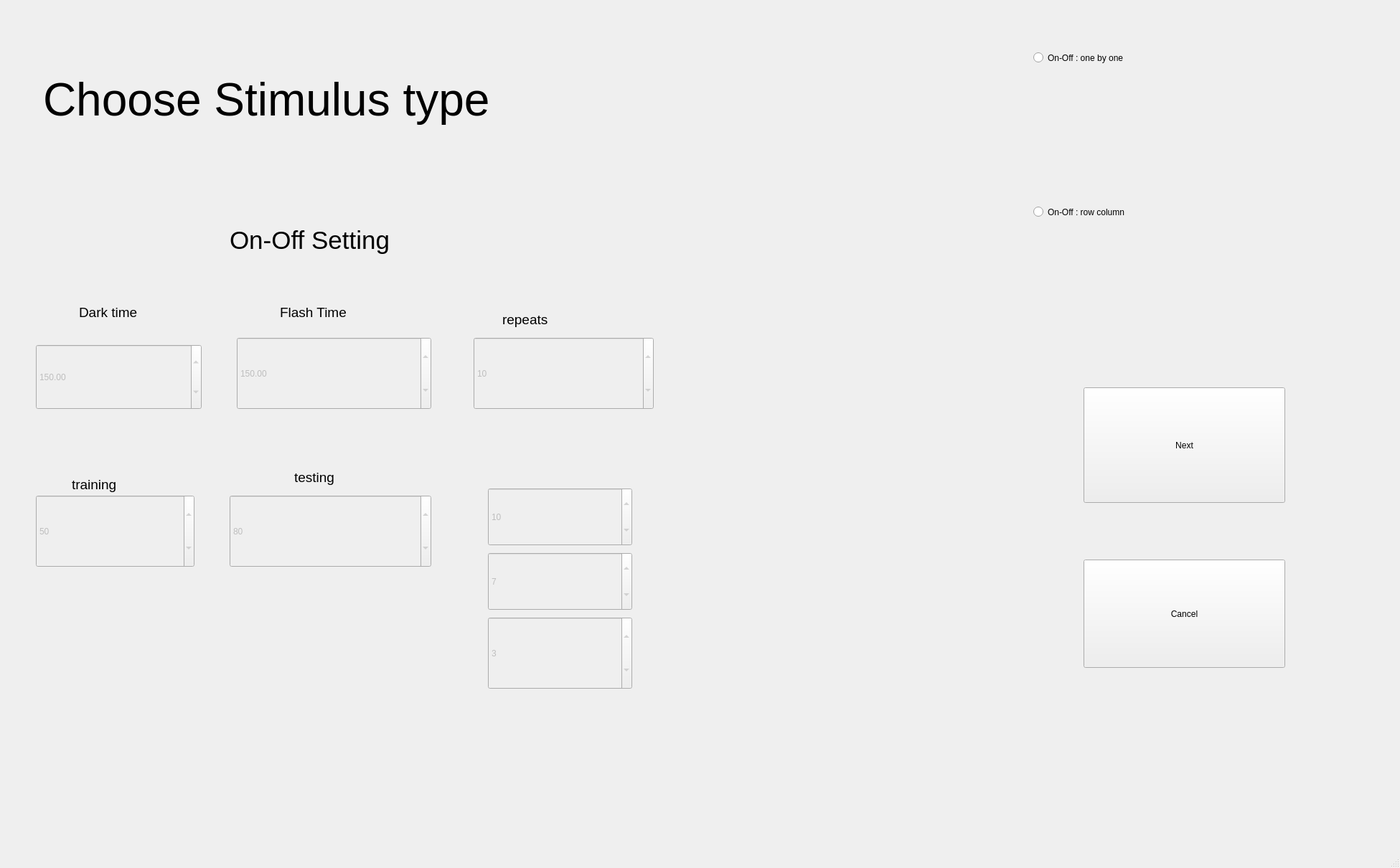
<?xml version="1.0" encoding="UTF-8"?>
<ui version="4.0">
 <class>tvWindow</class>
 <widget class="QMainWindow" name="tvWindow">
  <property name="enabled">
   <bool>true</bool>
  </property>
  <property name="geometry">
   <rect>
    <x>0</x>
    <y>0</y>
    <width>1951</width>
    <height>1210</height>
   </rect>
  </property>
  <property name="focusPolicy">
   <enum>Qt::TabFocus</enum>
  </property>
  <property name="windowTitle">
   <string>TV Control</string>
  </property>
  <widget class="QWidget" name="centralwidget">
   <widget class="QLabel" name="label">
    <property name="geometry">
     <rect>
      <x>60</x>
      <y>20</y>
      <width>1351</width>
      <height>241</height>
     </rect>
    </property>
    <property name="font">
     <font>
      <family>Arial</family>
      <pointsize>16</pointsize>
     </font>
    </property>
    <property name="focusPolicy">
     <enum>Qt::WheelFocus</enum>
    </property>
    <property name="text">
     <string>&lt;html&gt;&lt;head/&gt;&lt;body&gt;&lt;p&gt;&lt;span style=&quot; font-size:48pt;&quot;&gt;Choose Stimulus type&lt;/span&gt;&lt;/p&gt;&lt;/body&gt;&lt;/html&gt;</string>
    </property>
   </widget>
   <widget class="QLabel" name="label_2">
    <property name="geometry">
     <rect>
      <x>320</x>
      <y>290</y>
      <width>701</width>
      <height>91</height>
     </rect>
    </property>
    <property name="font">
     <font>
      <family>Arial</family>
      <pointsize>16</pointsize>
     </font>
    </property>
    <property name="layoutDirection">
     <enum>Qt::LeftToRight</enum>
    </property>
    <property name="autoFillBackground">
     <bool>false</bool>
    </property>
    <property name="text">
     <string>&lt;html&gt;&lt;head/&gt;&lt;body&gt;&lt;p&gt;&lt;span style=&quot; font-size:26pt;&quot;&gt;On-Off Setting&lt;/span&gt;&lt;/p&gt;&lt;/body&gt;&lt;/html&gt;</string>
    </property>
   </widget>
   <widget class="QRadioButton" name="radioButton">
    <property name="geometry">
     <rect>
      <x>1440</x>
      <y>10</y>
      <width>581</width>
      <height>141</height>
     </rect>
    </property>
    <property name="styleSheet">
     <string notr="true">font: 18pt &quot;08SeoulHangang&quot;;
</string>
    </property>
    <property name="text">
     <string>On-Off : one by one</string>
    </property>
    <property name="checked">
     <bool>false</bool>
    </property>
   </widget>
   <widget class="QPushButton" name="pushButton">
    <property name="geometry">
     <rect>
      <x>1510</x>
      <y>540</y>
      <width>281</width>
      <height>161</height>
     </rect>
    </property>
    <property name="text">
     <string>Next</string>
    </property>
   </widget>
   <widget class="QPushButton" name="pushButton_2">
    <property name="geometry">
     <rect>
      <x>1510</x>
      <y>780</y>
      <width>281</width>
      <height>151</height>
     </rect>
    </property>
    <property name="text">
     <string>Cancel</string>
    </property>
   </widget>
   <widget class="QLabel" name="label_3">
    <property name="geometry">
     <rect>
      <x>110</x>
      <y>420</y>
      <width>251</width>
      <height>31</height>
     </rect>
    </property>
    <property name="font">
     <font>
      <family>Arial</family>
      <pointsize>14</pointsize>
     </font>
    </property>
    <property name="text">
     <string>Dark time</string>
    </property>
   </widget>
   <widget class="QLabel" name="label_4">
    <property name="geometry">
     <rect>
      <x>390</x>
      <y>420</y>
      <width>251</width>
      <height>31</height>
     </rect>
    </property>
    <property name="font">
     <font>
      <family>Arial</family>
      <pointsize>14</pointsize>
     </font>
    </property>
    <property name="text">
     <string>Flash Time</string>
    </property>
   </widget>
   <widget class="QRadioButton" name="radioButton_3">
    <property name="geometry">
     <rect>
      <x>1440</x>
      <y>220</y>
      <width>581</width>
      <height>151</height>
     </rect>
    </property>
    <property name="styleSheet">
     <string notr="true">font: 18pt &quot;08SeoulHangang&quot;;</string>
    </property>
    <property name="text">
     <string>On-Off : row column</string>
    </property>
   </widget>
   <widget class="QLabel" name="label_11">
    <property name="geometry">
     <rect>
      <x>100</x>
      <y>660</y>
      <width>251</width>
      <height>31</height>
     </rect>
    </property>
    <property name="font">
     <font>
      <family>Arial</family>
      <pointsize>14</pointsize>
     </font>
    </property>
    <property name="text">
     <string>training</string>
    </property>
   </widget>
   <widget class="QLabel" name="label_12">
    <property name="geometry">
     <rect>
      <x>410</x>
      <y>650</y>
      <width>251</width>
      <height>31</height>
     </rect>
    </property>
    <property name="font">
     <font>
      <family>Arial</family>
      <pointsize>14</pointsize>
     </font>
    </property>
    <property name="text">
     <string>testing</string>
    </property>
   </widget>
   <widget class="QSpinBox" name="spinBox_6">
    <property name="enabled">
     <bool>false</bool>
    </property>
    <property name="geometry">
     <rect>
      <x>50</x>
      <y>690</y>
      <width>221</width>
      <height>101</height>
     </rect>
    </property>
    <property name="styleSheet">
     <string notr="true">font: 18pt &quot;08SeoulHangang&quot;;</string>
    </property>
    <property name="maximum">
     <number>10000</number>
    </property>
    <property name="value">
     <number>50</number>
    </property>
   </widget>
   <widget class="QSpinBox" name="spinBox_7">
    <property name="enabled">
     <bool>false</bool>
    </property>
    <property name="geometry">
     <rect>
      <x>320</x>
      <y>690</y>
      <width>281</width>
      <height>101</height>
     </rect>
    </property>
    <property name="styleSheet">
     <string notr="true">font: 18pt &quot;08SeoulHangang&quot;;</string>
    </property>
    <property name="maximum">
     <number>10000</number>
    </property>
    <property name="value">
     <number>80</number>
    </property>
   </widget>
   <widget class="QLabel" name="label_13">
    <property name="geometry">
     <rect>
      <x>700</x>
      <y>430</y>
      <width>371</width>
      <height>31</height>
     </rect>
    </property>
    <property name="font">
     <font>
      <family>Arial</family>
      <pointsize>14</pointsize>
     </font>
    </property>
    <property name="text">
     <string>repeats</string>
    </property>
   </widget>
   <widget class="QSpinBox" name="spinBox_8">
    <property name="enabled">
     <bool>false</bool>
    </property>
    <property name="geometry">
     <rect>
      <x>660</x>
      <y>470</y>
      <width>251</width>
      <height>101</height>
     </rect>
    </property>
    <property name="styleSheet">
     <string notr="true">font: 18pt &quot;08SeoulHangang&quot;;</string>
    </property>
    <property name="maximum">
     <number>10000</number>
    </property>
    <property name="value">
     <number>10</number>
    </property>
   </widget>
   <widget class="QSpinBox" name="spinBox_9">
    <property name="enabled">
     <bool>false</bool>
    </property>
    <property name="geometry">
     <rect>
      <x>680</x>
      <y>680</y>
      <width>201</width>
      <height>81</height>
     </rect>
    </property>
    <property name="styleSheet">
     <string notr="true">font: 18pt &quot;08SeoulHangang&quot;;</string>
    </property>
    <property name="maximum">
     <number>10000</number>
    </property>
    <property name="value">
     <number>10</number>
    </property>
   </widget>
   <widget class="QSpinBox" name="spinBox_10">
    <property name="enabled">
     <bool>false</bool>
    </property>
    <property name="geometry">
     <rect>
      <x>680</x>
      <y>770</y>
      <width>201</width>
      <height>81</height>
     </rect>
    </property>
    <property name="styleSheet">
     <string notr="true">font: 18pt &quot;08SeoulHangang&quot;;</string>
    </property>
    <property name="maximum">
     <number>10000</number>
    </property>
    <property name="value">
     <number>7</number>
    </property>
   </widget>
   <widget class="QSpinBox" name="spinBox_11">
    <property name="enabled">
     <bool>false</bool>
    </property>
    <property name="geometry">
     <rect>
      <x>680</x>
      <y>860</y>
      <width>201</width>
      <height>101</height>
     </rect>
    </property>
    <property name="styleSheet">
     <string notr="true">font: 18pt &quot;08SeoulHangang&quot;;</string>
    </property>
    <property name="maximum">
     <number>10000</number>
    </property>
    <property name="value">
     <number>3</number>
    </property>
   </widget>
   <widget class="QDoubleSpinBox" name="spinBox">
    <property name="enabled">
     <bool>false</bool>
    </property>
    <property name="geometry">
     <rect>
      <x>50</x>
      <y>480</y>
      <width>231</width>
      <height>91</height>
     </rect>
    </property>
    <property name="styleSheet">
     <string notr="true">font: 18pt &quot;08SeoulHangang&quot;;</string>
    </property>
    <property name="maximum">
     <double>5000.000000000000000</double>
    </property>
    <property name="singleStep">
     <double>10.000000000000000</double>
    </property>
    <property name="value">
     <double>150.000000000000000</double>
    </property>
   </widget>
   <widget class="QDoubleSpinBox" name="spinBox_2">
    <property name="enabled">
     <bool>false</bool>
    </property>
    <property name="geometry">
     <rect>
      <x>330</x>
      <y>470</y>
      <width>271</width>
      <height>101</height>
     </rect>
    </property>
    <property name="styleSheet">
     <string notr="true">font: 18pt &quot;08SeoulHangang&quot;;</string>
    </property>
    <property name="maximum">
     <double>5000.000000000000000</double>
    </property>
    <property name="singleStep">
     <double>10.000000000000000</double>
    </property>
    <property name="value">
     <double>150.000000000000000</double>
    </property>
   </widget>
   <zorder>label_4</zorder>
   <zorder>label_2</zorder>
   <zorder>label_3</zorder>
   <zorder>label</zorder>
   <zorder>radioButton</zorder>
   <zorder>pushButton</zorder>
   <zorder>pushButton_2</zorder>
   <zorder>radioButton_3</zorder>
   <zorder>label_11</zorder>
   <zorder>label_12</zorder>
   <zorder>spinBox_6</zorder>
   <zorder>spinBox_7</zorder>
   <zorder>label_13</zorder>
   <zorder>spinBox_8</zorder>
   <zorder>spinBox_9</zorder>
   <zorder>spinBox_10</zorder>
   <zorder>spinBox_11</zorder>
   <zorder>spinBox</zorder>
   <zorder>spinBox_2</zorder>
  </widget>
  <widget class="QStatusBar" name="statusbar"/>
 </widget>
 <resources/>
 <connections/>
</ui>
